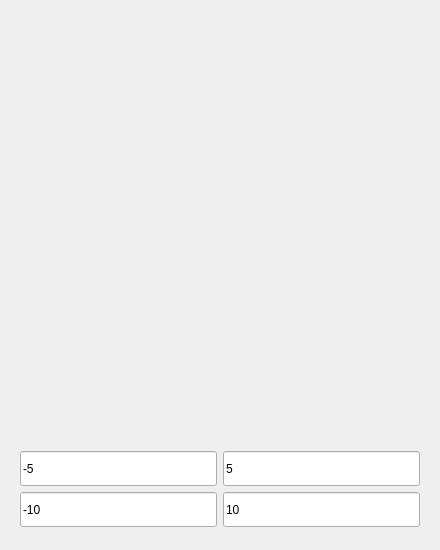
<?xml version="1.0" encoding="UTF-8"?>
<ui version="4.0">
 <class>graphics</class>
 <widget class="QWidget" name="graphics">
  <property name="geometry">
   <rect>
    <x>0</x>
    <y>0</y>
    <width>440</width>
    <height>550</height>
   </rect>
  </property>
  <property name="minimumSize">
   <size>
    <width>440</width>
    <height>550</height>
   </size>
  </property>
  <property name="windowTitle">
   <string>Graph</string>
  </property>
  <property name="windowIcon">
   <iconset>
    <normaloff>../pics/plot.png</normaloff>../pics/plot.png</iconset>
  </property>
  <layout class="QGridLayout" name="gridLayout">
   <item row="1" column="0">
    <widget class="QWidget" name="Parameters" native="true">
     <property name="minimumSize">
      <size>
       <width>0</width>
       <height>100</height>
      </size>
     </property>
     <property name="maximumSize">
      <size>
       <width>16777215</width>
       <height>100</height>
      </size>
     </property>
     <layout class="QGridLayout" name="gridLayout_5">
      <item row="0" column="0">
       <layout class="QGridLayout" name="param_layout">
        <item row="1" column="1">
         <widget class="QLineEdit" name="y_end">
          <property name="minimumSize">
           <size>
            <width>0</width>
            <height>35</height>
           </size>
          </property>
          <property name="maximumSize">
           <size>
            <width>16777215</width>
            <height>35</height>
           </size>
          </property>
          <property name="text">
           <string>10</string>
          </property>
          <property name="placeholderText">
           <string>Y: Конец области определения</string>
          </property>
         </widget>
        </item>
        <item row="0" column="1">
         <widget class="QLineEdit" name="x_end">
          <property name="minimumSize">
           <size>
            <width>0</width>
            <height>35</height>
           </size>
          </property>
          <property name="maximumSize">
           <size>
            <width>16777215</width>
            <height>35</height>
           </size>
          </property>
          <property name="text">
           <string>5</string>
          </property>
          <property name="placeholderText">
           <string>X: Конец области определения</string>
          </property>
         </widget>
        </item>
        <item row="0" column="0">
         <widget class="QLineEdit" name="x_beg">
          <property name="minimumSize">
           <size>
            <width>0</width>
            <height>35</height>
           </size>
          </property>
          <property name="maximumSize">
           <size>
            <width>16777215</width>
            <height>35</height>
           </size>
          </property>
          <property name="text">
           <string>-5</string>
          </property>
          <property name="placeholderText">
           <string> X: Начало области определения</string>
          </property>
         </widget>
        </item>
        <item row="1" column="0">
         <widget class="QLineEdit" name="y_beg">
          <property name="minimumSize">
           <size>
            <width>0</width>
            <height>35</height>
           </size>
          </property>
          <property name="maximumSize">
           <size>
            <width>16777215</width>
            <height>35</height>
           </size>
          </property>
          <property name="text">
           <string>-10</string>
          </property>
          <property name="placeholderText">
           <string>Y: Начало области определения</string>
          </property>
         </widget>
        </item>
       </layout>
      </item>
     </layout>
    </widget>
   </item>
   <item row="0" column="0">
    <widget class="QCustomPlot" name="Table" native="true"/>
   </item>
  </layout>
 </widget>
 <customwidgets>
  <customwidget>
   <class>QCustomPlot</class>
   <extends>QWidget</extends>
   <header>qcustomplot.h</header>
   <container>1</container>
  </customwidget>
 </customwidgets>
 <resources/>
 <connections/>
</ui>
